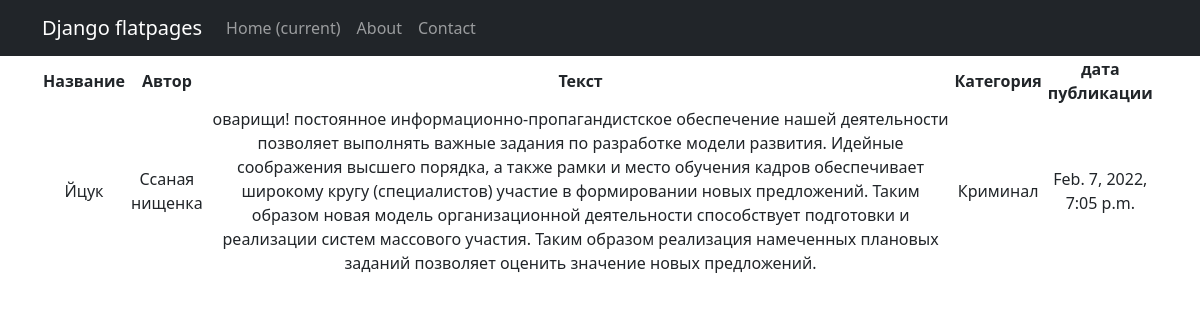
Screenshot of /news/10/ with the database file from the repository.
### newapp/models.py (models this page shows, shortened)
class New(models.Model):
    name = models.CharField(max_length=100)
    author = models.CharField(max_length=100)
    text = models.TextField()
    datetime = models.DateTimeField(auto_now_add=True)
    category = models.ForeignKey(
        to='Category',
        on_delete=models.CASCADE,
        related_name='news',
    )

class Category(models.Model):
    name = models.CharField(max_length=64)
    def __str__(self):
        return f'{self.name.title()}'

### newapp/views.py (the view)
# urls.py: path('<int:pk>/', NewDetailView.as_view(), name='news_detail'),
class NewDetailView(DetailView):
    template_name = 'newapp/news_detail.html'
    queryset = New.objects.all()

### templates/newapp/news_detail.html (shortened to what this page needs)
{% extends 'flatpages/default.html' %}
{% block content %}
<table>
    <thead>
        <th>
            Название
        </th>
        <th>
            Автор
        </th>
        <th>
            Текст
        </th>
        <th>
            Категория
        </th>
        <th>
            дата публикации
        </th>
    </thead>
    <tr>
        <td>
            {{ new.name|title }}
        </td>
        <td>
            {{ new.author }}
        </td>
        <td>
            {{ new.text }}
        </td>
        <td>
            {{ new.category }}
        </td>
        <td>
            {{ new.datetime }}
        </td>
    </tr>
</table>
{% endblock content %}

### rows the page displays
New: name "Йцук", author "Ссаная нищенка", text "оварищи! постоянное информационно-пропагандистское обеспечение нашей деятельности позволяет выполнять важные задания по разработке модели развития. Идейные соображения высшего порядка, а также рамки и место обучения кадров обеспечивает широкому кругу (специалистов) участие в формировании новых предложений. Таким образом новая модель организационной деятельности способствует подготовки и реализации систем массового участия. Таким образом реализация намеченных плановых заданий позволяет оценить значение новых предложений.", category "Криминал", datetime "Feb. 7, 2022, 7:05 p.m."
